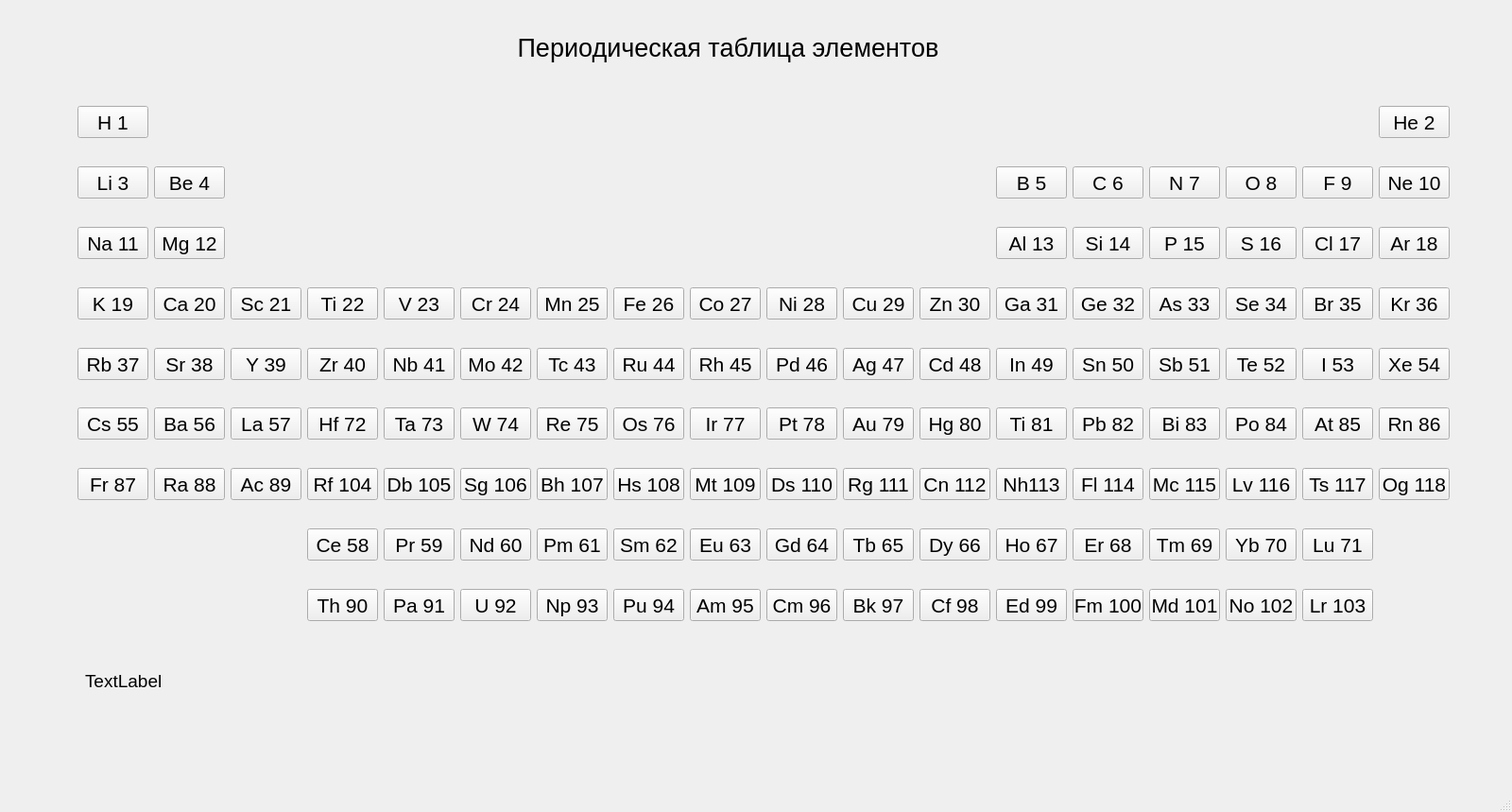
<?xml version="1.0" encoding="UTF-8"?>
<ui version="4.0">
 <class>MainWindow</class>
 <widget class="QMainWindow" name="MainWindow">
  <property name="geometry">
   <rect>
    <x>0</x>
    <y>0</y>
    <width>1600</width>
    <height>859</height>
   </rect>
  </property>
  <property name="windowTitle">
   <string>MainWindow</string>
  </property>
  <widget class="QWidget" name="centralwidget">
   <widget class="QPushButton" name="pushButton">
    <property name="geometry">
     <rect>
      <x>82</x>
      <y>112</y>
      <width>75</width>
      <height>34</height>
     </rect>
    </property>
    <property name="font">
     <font>
      <pointsize>16</pointsize>
     </font>
    </property>
    <property name="text">
     <string>H 1</string>
    </property>
   </widget>
   <widget class="QPushButton" name="pushButton_18">
    <property name="geometry">
     <rect>
      <x>1459</x>
      <y>112</y>
      <width>75</width>
      <height>34</height>
     </rect>
    </property>
    <property name="font">
     <font>
      <pointsize>16</pointsize>
     </font>
    </property>
    <property name="text">
     <string>He 2</string>
    </property>
   </widget>
   <widget class="QLabel" name="label">
    <property name="geometry">
     <rect>
      <x>510</x>
      <y>20</y>
      <width>521</width>
      <height>61</height>
     </rect>
    </property>
    <property name="font">
     <font>
      <pointsize>20</pointsize>
     </font>
    </property>
    <property name="text">
     <string>Периодическая таблица элементов</string>
    </property>
    <property name="alignment">
     <set>Qt::AlignCenter</set>
    </property>
   </widget>
   <widget class="QPushButton" name="pushButton_55">
    <property name="geometry">
     <rect>
      <x>82</x>
      <y>304</y>
      <width>75</width>
      <height>34</height>
     </rect>
    </property>
    <property name="font">
     <font>
      <pointsize>16</pointsize>
     </font>
    </property>
    <property name="text">
     <string>K 19</string>
    </property>
   </widget>
   <widget class="QPushButton" name="pushButton_58">
    <property name="geometry">
     <rect>
      <x>325</x>
      <y>304</y>
      <width>75</width>
      <height>34</height>
     </rect>
    </property>
    <property name="font">
     <font>
      <pointsize>16</pointsize>
     </font>
    </property>
    <property name="text">
     <string>Ti 22</string>
    </property>
   </widget>
   <widget class="QPushButton" name="pushButton_56">
    <property name="geometry">
     <rect>
      <x>163</x>
      <y>304</y>
      <width>75</width>
      <height>34</height>
     </rect>
    </property>
    <property name="font">
     <font>
      <pointsize>16</pointsize>
     </font>
    </property>
    <property name="text">
     <string>Ca 20</string>
    </property>
   </widget>
   <widget class="QPushButton" name="pushButton_57">
    <property name="geometry">
     <rect>
      <x>244</x>
      <y>304</y>
      <width>75</width>
      <height>34</height>
     </rect>
    </property>
    <property name="font">
     <font>
      <pointsize>16</pointsize>
     </font>
    </property>
    <property name="text">
     <string>Sc 21</string>
    </property>
   </widget>
   <widget class="QPushButton" name="pushButton_60">
    <property name="geometry">
     <rect>
      <x>487</x>
      <y>304</y>
      <width>75</width>
      <height>34</height>
     </rect>
    </property>
    <property name="font">
     <font>
      <pointsize>16</pointsize>
     </font>
    </property>
    <property name="text">
     <string>Cr 24</string>
    </property>
   </widget>
   <widget class="QPushButton" name="pushButton_59">
    <property name="geometry">
     <rect>
      <x>406</x>
      <y>304</y>
      <width>75</width>
      <height>34</height>
     </rect>
    </property>
    <property name="font">
     <font>
      <pointsize>16</pointsize>
     </font>
    </property>
    <property name="text">
     <string>V 23</string>
    </property>
   </widget>
   <widget class="QPushButton" name="pushButton_61">
    <property name="geometry">
     <rect>
      <x>568</x>
      <y>304</y>
      <width>75</width>
      <height>34</height>
     </rect>
    </property>
    <property name="font">
     <font>
      <pointsize>16</pointsize>
     </font>
    </property>
    <property name="text">
     <string>Mn 25</string>
    </property>
   </widget>
   <widget class="QPushButton" name="pushButton_62">
    <property name="geometry">
     <rect>
      <x>649</x>
      <y>304</y>
      <width>75</width>
      <height>34</height>
     </rect>
    </property>
    <property name="font">
     <font>
      <pointsize>16</pointsize>
     </font>
    </property>
    <property name="text">
     <string>Fe 26</string>
    </property>
   </widget>
   <widget class="QPushButton" name="pushButton_64">
    <property name="geometry">
     <rect>
      <x>811</x>
      <y>304</y>
      <width>75</width>
      <height>34</height>
     </rect>
    </property>
    <property name="font">
     <font>
      <pointsize>16</pointsize>
     </font>
    </property>
    <property name="text">
     <string>Ni 28</string>
    </property>
   </widget>
   <widget class="QPushButton" name="pushButton_63">
    <property name="geometry">
     <rect>
      <x>730</x>
      <y>304</y>
      <width>75</width>
      <height>34</height>
     </rect>
    </property>
    <property name="font">
     <font>
      <pointsize>16</pointsize>
     </font>
    </property>
    <property name="text">
     <string>Co 27</string>
    </property>
   </widget>
   <widget class="QPushButton" name="pushButton_65">
    <property name="geometry">
     <rect>
      <x>892</x>
      <y>304</y>
      <width>75</width>
      <height>34</height>
     </rect>
    </property>
    <property name="font">
     <font>
      <pointsize>16</pointsize>
     </font>
    </property>
    <property name="text">
     <string>Cu 29</string>
    </property>
   </widget>
   <widget class="QPushButton" name="pushButton_66">
    <property name="geometry">
     <rect>
      <x>973</x>
      <y>304</y>
      <width>75</width>
      <height>34</height>
     </rect>
    </property>
    <property name="font">
     <font>
      <pointsize>16</pointsize>
     </font>
    </property>
    <property name="text">
     <string>Zn 30</string>
    </property>
   </widget>
   <widget class="QPushButton" name="pushButton_67">
    <property name="geometry">
     <rect>
      <x>1054</x>
      <y>304</y>
      <width>75</width>
      <height>34</height>
     </rect>
    </property>
    <property name="font">
     <font>
      <pointsize>16</pointsize>
     </font>
    </property>
    <property name="text">
     <string>Ga 31</string>
    </property>
   </widget>
   <widget class="QPushButton" name="pushButton_68">
    <property name="geometry">
     <rect>
      <x>1135</x>
      <y>304</y>
      <width>75</width>
      <height>34</height>
     </rect>
    </property>
    <property name="font">
     <font>
      <pointsize>16</pointsize>
     </font>
    </property>
    <property name="text">
     <string>Ge 32</string>
    </property>
   </widget>
   <widget class="QPushButton" name="pushButton_69">
    <property name="geometry">
     <rect>
      <x>1216</x>
      <y>304</y>
      <width>75</width>
      <height>34</height>
     </rect>
    </property>
    <property name="font">
     <font>
      <pointsize>16</pointsize>
     </font>
    </property>
    <property name="text">
     <string>As 33</string>
    </property>
   </widget>
   <widget class="QPushButton" name="pushButton_70">
    <property name="geometry">
     <rect>
      <x>1297</x>
      <y>304</y>
      <width>75</width>
      <height>34</height>
     </rect>
    </property>
    <property name="font">
     <font>
      <pointsize>16</pointsize>
     </font>
    </property>
    <property name="text">
     <string>Se 34</string>
    </property>
   </widget>
   <widget class="QPushButton" name="pushButton_71">
    <property name="geometry">
     <rect>
      <x>1378</x>
      <y>304</y>
      <width>75</width>
      <height>34</height>
     </rect>
    </property>
    <property name="font">
     <font>
      <pointsize>16</pointsize>
     </font>
    </property>
    <property name="text">
     <string>Br 35</string>
    </property>
   </widget>
   <widget class="QPushButton" name="pushButton_72">
    <property name="geometry">
     <rect>
      <x>1459</x>
      <y>304</y>
      <width>75</width>
      <height>34</height>
     </rect>
    </property>
    <property name="font">
     <font>
      <pointsize>16</pointsize>
     </font>
    </property>
    <property name="text">
     <string>Kr 36</string>
    </property>
   </widget>
   <widget class="QPushButton" name="pushButton_74">
    <property name="geometry">
     <rect>
      <x>163</x>
      <y>368</y>
      <width>75</width>
      <height>34</height>
     </rect>
    </property>
    <property name="font">
     <font>
      <pointsize>16</pointsize>
     </font>
    </property>
    <property name="text">
     <string>Sr 38</string>
    </property>
   </widget>
   <widget class="QPushButton" name="pushButton_73">
    <property name="geometry">
     <rect>
      <x>82</x>
      <y>368</y>
      <width>75</width>
      <height>34</height>
     </rect>
    </property>
    <property name="font">
     <font>
      <pointsize>16</pointsize>
     </font>
    </property>
    <property name="text">
     <string>Rb 37</string>
    </property>
   </widget>
   <widget class="QPushButton" name="pushButton_76">
    <property name="geometry">
     <rect>
      <x>325</x>
      <y>368</y>
      <width>75</width>
      <height>34</height>
     </rect>
    </property>
    <property name="font">
     <font>
      <pointsize>16</pointsize>
     </font>
    </property>
    <property name="text">
     <string>Zr 40</string>
    </property>
   </widget>
   <widget class="QPushButton" name="pushButton_75">
    <property name="geometry">
     <rect>
      <x>244</x>
      <y>368</y>
      <width>75</width>
      <height>34</height>
     </rect>
    </property>
    <property name="font">
     <font>
      <pointsize>16</pointsize>
     </font>
    </property>
    <property name="text">
     <string>Y 39</string>
    </property>
   </widget>
   <widget class="QPushButton" name="pushButton_78">
    <property name="geometry">
     <rect>
      <x>487</x>
      <y>368</y>
      <width>75</width>
      <height>34</height>
     </rect>
    </property>
    <property name="font">
     <font>
      <pointsize>16</pointsize>
     </font>
    </property>
    <property name="text">
     <string>Mo 42</string>
    </property>
   </widget>
   <widget class="QPushButton" name="pushButton_77">
    <property name="geometry">
     <rect>
      <x>406</x>
      <y>368</y>
      <width>75</width>
      <height>34</height>
     </rect>
    </property>
    <property name="font">
     <font>
      <pointsize>16</pointsize>
     </font>
    </property>
    <property name="text">
     <string>Nb 41</string>
    </property>
   </widget>
   <widget class="QPushButton" name="pushButton_79">
    <property name="geometry">
     <rect>
      <x>568</x>
      <y>368</y>
      <width>75</width>
      <height>34</height>
     </rect>
    </property>
    <property name="font">
     <font>
      <pointsize>16</pointsize>
     </font>
    </property>
    <property name="text">
     <string>Tc 43</string>
    </property>
   </widget>
   <widget class="QPushButton" name="pushButton_81">
    <property name="geometry">
     <rect>
      <x>730</x>
      <y>368</y>
      <width>75</width>
      <height>34</height>
     </rect>
    </property>
    <property name="font">
     <font>
      <pointsize>16</pointsize>
     </font>
    </property>
    <property name="text">
     <string>Rh 45</string>
    </property>
   </widget>
   <widget class="QPushButton" name="pushButton_80">
    <property name="geometry">
     <rect>
      <x>649</x>
      <y>368</y>
      <width>75</width>
      <height>34</height>
     </rect>
    </property>
    <property name="font">
     <font>
      <pointsize>16</pointsize>
     </font>
    </property>
    <property name="text">
     <string>Ru 44</string>
    </property>
   </widget>
   <widget class="QPushButton" name="pushButton_82">
    <property name="geometry">
     <rect>
      <x>811</x>
      <y>368</y>
      <width>75</width>
      <height>34</height>
     </rect>
    </property>
    <property name="font">
     <font>
      <pointsize>16</pointsize>
     </font>
    </property>
    <property name="text">
     <string>Pd 46</string>
    </property>
   </widget>
   <widget class="QPushButton" name="pushButton_83">
    <property name="geometry">
     <rect>
      <x>892</x>
      <y>368</y>
      <width>75</width>
      <height>34</height>
     </rect>
    </property>
    <property name="font">
     <font>
      <pointsize>16</pointsize>
     </font>
    </property>
    <property name="text">
     <string>Ag 47</string>
    </property>
   </widget>
   <widget class="QPushButton" name="pushButton_84">
    <property name="geometry">
     <rect>
      <x>973</x>
      <y>368</y>
      <width>75</width>
      <height>34</height>
     </rect>
    </property>
    <property name="font">
     <font>
      <pointsize>16</pointsize>
     </font>
    </property>
    <property name="text">
     <string>Cd 48</string>
    </property>
   </widget>
   <widget class="QPushButton" name="pushButton_85">
    <property name="geometry">
     <rect>
      <x>1054</x>
      <y>368</y>
      <width>75</width>
      <height>34</height>
     </rect>
    </property>
    <property name="font">
     <font>
      <pointsize>16</pointsize>
     </font>
    </property>
    <property name="text">
     <string>In 49</string>
    </property>
   </widget>
   <widget class="QPushButton" name="pushButton_87">
    <property name="geometry">
     <rect>
      <x>1216</x>
      <y>368</y>
      <width>75</width>
      <height>34</height>
     </rect>
    </property>
    <property name="font">
     <font>
      <pointsize>16</pointsize>
     </font>
    </property>
    <property name="text">
     <string>Sb 51</string>
    </property>
   </widget>
   <widget class="QPushButton" name="pushButton_86">
    <property name="geometry">
     <rect>
      <x>1135</x>
      <y>368</y>
      <width>75</width>
      <height>34</height>
     </rect>
    </property>
    <property name="font">
     <font>
      <pointsize>16</pointsize>
     </font>
    </property>
    <property name="text">
     <string>Sn 50</string>
    </property>
   </widget>
   <widget class="QPushButton" name="pushButton_88">
    <property name="geometry">
     <rect>
      <x>1297</x>
      <y>368</y>
      <width>75</width>
      <height>34</height>
     </rect>
    </property>
    <property name="font">
     <font>
      <pointsize>16</pointsize>
     </font>
    </property>
    <property name="text">
     <string>Te 52</string>
    </property>
   </widget>
   <widget class="QPushButton" name="pushButton_89">
    <property name="geometry">
     <rect>
      <x>1378</x>
      <y>368</y>
      <width>75</width>
      <height>34</height>
     </rect>
    </property>
    <property name="font">
     <font>
      <pointsize>16</pointsize>
     </font>
    </property>
    <property name="text">
     <string>I 53</string>
    </property>
   </widget>
   <widget class="QPushButton" name="pushButton_90">
    <property name="geometry">
     <rect>
      <x>1459</x>
      <y>368</y>
      <width>75</width>
      <height>34</height>
     </rect>
    </property>
    <property name="font">
     <font>
      <pointsize>16</pointsize>
     </font>
    </property>
    <property name="text">
     <string>Xe 54</string>
    </property>
   </widget>
   <widget class="QPushButton" name="pushButton_34">
    <property name="geometry">
     <rect>
      <x>1297</x>
      <y>176</y>
      <width>75</width>
      <height>34</height>
     </rect>
    </property>
    <property name="font">
     <font>
      <pointsize>16</pointsize>
     </font>
    </property>
    <property name="text">
     <string>O 8</string>
    </property>
   </widget>
   <widget class="QPushButton" name="pushButton_35">
    <property name="geometry">
     <rect>
      <x>1378</x>
      <y>176</y>
      <width>75</width>
      <height>34</height>
     </rect>
    </property>
    <property name="font">
     <font>
      <pointsize>16</pointsize>
     </font>
    </property>
    <property name="text">
     <string>F 9</string>
    </property>
   </widget>
   <widget class="QPushButton" name="pushButton_36">
    <property name="geometry">
     <rect>
      <x>1459</x>
      <y>176</y>
      <width>75</width>
      <height>34</height>
     </rect>
    </property>
    <property name="font">
     <font>
      <pointsize>16</pointsize>
     </font>
    </property>
    <property name="text">
     <string>Ne 10</string>
    </property>
   </widget>
   <widget class="QPushButton" name="pushButton_31">
    <property name="geometry">
     <rect>
      <x>1054</x>
      <y>176</y>
      <width>75</width>
      <height>34</height>
     </rect>
    </property>
    <property name="font">
     <font>
      <pointsize>16</pointsize>
     </font>
    </property>
    <property name="text">
     <string>B 5</string>
    </property>
   </widget>
   <widget class="QPushButton" name="pushButton_33">
    <property name="geometry">
     <rect>
      <x>1216</x>
      <y>176</y>
      <width>75</width>
      <height>34</height>
     </rect>
    </property>
    <property name="font">
     <font>
      <pointsize>16</pointsize>
     </font>
    </property>
    <property name="text">
     <string>N 7</string>
    </property>
   </widget>
   <widget class="QPushButton" name="pushButton_32">
    <property name="geometry">
     <rect>
      <x>1135</x>
      <y>176</y>
      <width>75</width>
      <height>34</height>
     </rect>
    </property>
    <property name="font">
     <font>
      <pointsize>16</pointsize>
     </font>
    </property>
    <property name="text">
     <string>C 6</string>
    </property>
   </widget>
   <widget class="QPushButton" name="pushButton_19">
    <property name="geometry">
     <rect>
      <x>82</x>
      <y>176</y>
      <width>75</width>
      <height>34</height>
     </rect>
    </property>
    <property name="font">
     <font>
      <pointsize>16</pointsize>
     </font>
    </property>
    <property name="text">
     <string>Li 3</string>
    </property>
   </widget>
   <widget class="QPushButton" name="pushButton_20">
    <property name="geometry">
     <rect>
      <x>163</x>
      <y>176</y>
      <width>75</width>
      <height>34</height>
     </rect>
    </property>
    <property name="font">
     <font>
      <pointsize>16</pointsize>
     </font>
    </property>
    <property name="text">
     <string>Be 4</string>
    </property>
   </widget>
   <widget class="QPushButton" name="pushButton_91">
    <property name="geometry">
     <rect>
      <x>82</x>
      <y>431</y>
      <width>75</width>
      <height>34</height>
     </rect>
    </property>
    <property name="font">
     <font>
      <pointsize>16</pointsize>
     </font>
    </property>
    <property name="text">
     <string>Cs 55</string>
    </property>
   </widget>
   <widget class="QPushButton" name="pushButton_92">
    <property name="geometry">
     <rect>
      <x>163</x>
      <y>431</y>
      <width>75</width>
      <height>34</height>
     </rect>
    </property>
    <property name="font">
     <font>
      <pointsize>16</pointsize>
     </font>
    </property>
    <property name="text">
     <string>Ba 56</string>
    </property>
   </widget>
   <widget class="QPushButton" name="pushButton_94">
    <property name="geometry">
     <rect>
      <x>325</x>
      <y>431</y>
      <width>75</width>
      <height>34</height>
     </rect>
    </property>
    <property name="font">
     <font>
      <pointsize>16</pointsize>
     </font>
    </property>
    <property name="text">
     <string>Hf 72</string>
    </property>
   </widget>
   <widget class="QPushButton" name="pushButton_93">
    <property name="geometry">
     <rect>
      <x>244</x>
      <y>431</y>
      <width>75</width>
      <height>34</height>
     </rect>
    </property>
    <property name="font">
     <font>
      <pointsize>16</pointsize>
     </font>
    </property>
    <property name="text">
     <string>La 57</string>
    </property>
   </widget>
   <widget class="QPushButton" name="pushButton_95">
    <property name="geometry">
     <rect>
      <x>406</x>
      <y>431</y>
      <width>75</width>
      <height>34</height>
     </rect>
    </property>
    <property name="font">
     <font>
      <pointsize>16</pointsize>
     </font>
    </property>
    <property name="text">
     <string>Ta 73</string>
    </property>
   </widget>
   <widget class="QPushButton" name="pushButton_96">
    <property name="geometry">
     <rect>
      <x>487</x>
      <y>431</y>
      <width>75</width>
      <height>34</height>
     </rect>
    </property>
    <property name="font">
     <font>
      <pointsize>16</pointsize>
     </font>
    </property>
    <property name="text">
     <string>W 74</string>
    </property>
   </widget>
   <widget class="QPushButton" name="pushButton_97">
    <property name="geometry">
     <rect>
      <x>568</x>
      <y>431</y>
      <width>75</width>
      <height>34</height>
     </rect>
    </property>
    <property name="font">
     <font>
      <pointsize>16</pointsize>
     </font>
    </property>
    <property name="text">
     <string>Re 75</string>
    </property>
   </widget>
   <widget class="QPushButton" name="pushButton_99">
    <property name="geometry">
     <rect>
      <x>730</x>
      <y>431</y>
      <width>75</width>
      <height>34</height>
     </rect>
    </property>
    <property name="font">
     <font>
      <pointsize>16</pointsize>
     </font>
    </property>
    <property name="text">
     <string>Ir 77</string>
    </property>
   </widget>
   <widget class="QPushButton" name="pushButton_98">
    <property name="geometry">
     <rect>
      <x>649</x>
      <y>431</y>
      <width>75</width>
      <height>34</height>
     </rect>
    </property>
    <property name="font">
     <font>
      <pointsize>16</pointsize>
     </font>
    </property>
    <property name="text">
     <string>Os 76</string>
    </property>
   </widget>
   <widget class="QPushButton" name="pushButton_100">
    <property name="geometry">
     <rect>
      <x>811</x>
      <y>431</y>
      <width>75</width>
      <height>34</height>
     </rect>
    </property>
    <property name="font">
     <font>
      <pointsize>16</pointsize>
     </font>
    </property>
    <property name="text">
     <string>Pt 78</string>
    </property>
   </widget>
   <widget class="QPushButton" name="pushButton_101">
    <property name="geometry">
     <rect>
      <x>892</x>
      <y>431</y>
      <width>75</width>
      <height>34</height>
     </rect>
    </property>
    <property name="font">
     <font>
      <pointsize>16</pointsize>
     </font>
    </property>
    <property name="text">
     <string>Au 79</string>
    </property>
   </widget>
   <widget class="QPushButton" name="pushButton_102">
    <property name="geometry">
     <rect>
      <x>973</x>
      <y>431</y>
      <width>75</width>
      <height>34</height>
     </rect>
    </property>
    <property name="font">
     <font>
      <pointsize>16</pointsize>
     </font>
    </property>
    <property name="text">
     <string>Hg 80</string>
    </property>
   </widget>
   <widget class="QPushButton" name="pushButton_103">
    <property name="geometry">
     <rect>
      <x>1054</x>
      <y>431</y>
      <width>75</width>
      <height>34</height>
     </rect>
    </property>
    <property name="font">
     <font>
      <pointsize>16</pointsize>
     </font>
    </property>
    <property name="text">
     <string>Ti 81</string>
    </property>
   </widget>
   <widget class="QPushButton" name="pushButton_104">
    <property name="geometry">
     <rect>
      <x>1135</x>
      <y>431</y>
      <width>75</width>
      <height>34</height>
     </rect>
    </property>
    <property name="font">
     <font>
      <pointsize>16</pointsize>
     </font>
    </property>
    <property name="text">
     <string>Pb 82</string>
    </property>
   </widget>
   <widget class="QPushButton" name="pushButton_105">
    <property name="geometry">
     <rect>
      <x>1216</x>
      <y>431</y>
      <width>75</width>
      <height>34</height>
     </rect>
    </property>
    <property name="font">
     <font>
      <pointsize>16</pointsize>
     </font>
    </property>
    <property name="text">
     <string>Bi 83</string>
    </property>
   </widget>
   <widget class="QPushButton" name="pushButton_107">
    <property name="geometry">
     <rect>
      <x>1378</x>
      <y>431</y>
      <width>75</width>
      <height>34</height>
     </rect>
    </property>
    <property name="font">
     <font>
      <pointsize>16</pointsize>
     </font>
    </property>
    <property name="text">
     <string>At 85</string>
    </property>
   </widget>
   <widget class="QPushButton" name="pushButton_106">
    <property name="geometry">
     <rect>
      <x>1297</x>
      <y>431</y>
      <width>75</width>
      <height>34</height>
     </rect>
    </property>
    <property name="font">
     <font>
      <pointsize>16</pointsize>
     </font>
    </property>
    <property name="text">
     <string>Po 84</string>
    </property>
   </widget>
   <widget class="QPushButton" name="pushButton_108">
    <property name="geometry">
     <rect>
      <x>1459</x>
      <y>431</y>
      <width>75</width>
      <height>34</height>
     </rect>
    </property>
    <property name="font">
     <font>
      <pointsize>16</pointsize>
     </font>
    </property>
    <property name="text">
     <string>Rn 86</string>
    </property>
   </widget>
   <widget class="QPushButton" name="pushButton_37">
    <property name="geometry">
     <rect>
      <x>82</x>
      <y>240</y>
      <width>75</width>
      <height>34</height>
     </rect>
    </property>
    <property name="font">
     <font>
      <pointsize>16</pointsize>
     </font>
    </property>
    <property name="text">
     <string>Na 11</string>
    </property>
   </widget>
   <widget class="QPushButton" name="pushButton_38">
    <property name="geometry">
     <rect>
      <x>163</x>
      <y>240</y>
      <width>75</width>
      <height>34</height>
     </rect>
    </property>
    <property name="font">
     <font>
      <pointsize>16</pointsize>
     </font>
    </property>
    <property name="text">
     <string>Mg 12</string>
    </property>
   </widget>
   <widget class="QPushButton" name="pushButton_49">
    <property name="geometry">
     <rect>
      <x>1054</x>
      <y>240</y>
      <width>75</width>
      <height>34</height>
     </rect>
    </property>
    <property name="font">
     <font>
      <pointsize>16</pointsize>
     </font>
    </property>
    <property name="text">
     <string>Al 13</string>
    </property>
   </widget>
   <widget class="QPushButton" name="pushButton_51">
    <property name="geometry">
     <rect>
      <x>1216</x>
      <y>240</y>
      <width>75</width>
      <height>34</height>
     </rect>
    </property>
    <property name="font">
     <font>
      <pointsize>16</pointsize>
     </font>
    </property>
    <property name="text">
     <string>P 15</string>
    </property>
   </widget>
   <widget class="QPushButton" name="pushButton_50">
    <property name="geometry">
     <rect>
      <x>1135</x>
      <y>240</y>
      <width>75</width>
      <height>34</height>
     </rect>
    </property>
    <property name="font">
     <font>
      <pointsize>16</pointsize>
     </font>
    </property>
    <property name="text">
     <string>Si 14</string>
    </property>
   </widget>
   <widget class="QPushButton" name="pushButton_53">
    <property name="geometry">
     <rect>
      <x>1378</x>
      <y>240</y>
      <width>75</width>
      <height>34</height>
     </rect>
    </property>
    <property name="font">
     <font>
      <pointsize>16</pointsize>
     </font>
    </property>
    <property name="text">
     <string>Cl 17</string>
    </property>
   </widget>
   <widget class="QPushButton" name="pushButton_52">
    <property name="geometry">
     <rect>
      <x>1297</x>
      <y>240</y>
      <width>75</width>
      <height>34</height>
     </rect>
    </property>
    <property name="font">
     <font>
      <pointsize>16</pointsize>
     </font>
    </property>
    <property name="text">
     <string>S 16</string>
    </property>
   </widget>
   <widget class="QPushButton" name="pushButton_54">
    <property name="geometry">
     <rect>
      <x>1459</x>
      <y>240</y>
      <width>75</width>
      <height>34</height>
     </rect>
    </property>
    <property name="font">
     <font>
      <pointsize>16</pointsize>
     </font>
    </property>
    <property name="text">
     <string>Ar 18</string>
    </property>
   </widget>
   <widget class="QPushButton" name="pushButton_132">
    <property name="geometry">
     <rect>
      <x>487</x>
      <y>559</y>
      <width>75</width>
      <height>34</height>
     </rect>
    </property>
    <property name="font">
     <font>
      <pointsize>16</pointsize>
     </font>
    </property>
    <property name="text">
     <string>Nd 60</string>
    </property>
   </widget>
   <widget class="QPushButton" name="pushButton_131">
    <property name="geometry">
     <rect>
      <x>406</x>
      <y>559</y>
      <width>75</width>
      <height>34</height>
     </rect>
    </property>
    <property name="font">
     <font>
      <pointsize>16</pointsize>
     </font>
    </property>
    <property name="text">
     <string>Pr 59</string>
    </property>
   </widget>
   <widget class="QPushButton" name="pushButton_134">
    <property name="geometry">
     <rect>
      <x>649</x>
      <y>559</y>
      <width>75</width>
      <height>34</height>
     </rect>
    </property>
    <property name="font">
     <font>
      <pointsize>16</pointsize>
     </font>
    </property>
    <property name="text">
     <string>Sm 62</string>
    </property>
   </widget>
   <widget class="QPushButton" name="pushButton_133">
    <property name="geometry">
     <rect>
      <x>568</x>
      <y>559</y>
      <width>75</width>
      <height>34</height>
     </rect>
    </property>
    <property name="font">
     <font>
      <pointsize>16</pointsize>
     </font>
    </property>
    <property name="text">
     <string>Pm 61</string>
    </property>
   </widget>
   <widget class="QPushButton" name="pushButton_135">
    <property name="geometry">
     <rect>
      <x>730</x>
      <y>559</y>
      <width>75</width>
      <height>34</height>
     </rect>
    </property>
    <property name="font">
     <font>
      <pointsize>16</pointsize>
     </font>
    </property>
    <property name="text">
     <string>Eu 63</string>
    </property>
   </widget>
   <widget class="QPushButton" name="pushButton_136">
    <property name="geometry">
     <rect>
      <x>811</x>
      <y>559</y>
      <width>75</width>
      <height>34</height>
     </rect>
    </property>
    <property name="font">
     <font>
      <pointsize>16</pointsize>
     </font>
    </property>
    <property name="text">
     <string>Gd 64</string>
    </property>
   </widget>
   <widget class="QPushButton" name="pushButton_137">
    <property name="geometry">
     <rect>
      <x>892</x>
      <y>559</y>
      <width>75</width>
      <height>34</height>
     </rect>
    </property>
    <property name="font">
     <font>
      <pointsize>16</pointsize>
     </font>
    </property>
    <property name="text">
     <string>Tb 65</string>
    </property>
   </widget>
   <widget class="QPushButton" name="pushButton_138">
    <property name="geometry">
     <rect>
      <x>973</x>
      <y>559</y>
      <width>75</width>
      <height>34</height>
     </rect>
    </property>
    <property name="font">
     <font>
      <pointsize>16</pointsize>
     </font>
    </property>
    <property name="text">
     <string>Dy 66</string>
    </property>
   </widget>
   <widget class="QPushButton" name="pushButton_140">
    <property name="geometry">
     <rect>
      <x>1135</x>
      <y>559</y>
      <width>75</width>
      <height>34</height>
     </rect>
    </property>
    <property name="font">
     <font>
      <pointsize>16</pointsize>
     </font>
    </property>
    <property name="text">
     <string>Er 68</string>
    </property>
   </widget>
   <widget class="QPushButton" name="pushButton_139">
    <property name="geometry">
     <rect>
      <x>1054</x>
      <y>559</y>
      <width>75</width>
      <height>34</height>
     </rect>
    </property>
    <property name="font">
     <font>
      <pointsize>16</pointsize>
     </font>
    </property>
    <property name="text">
     <string>Ho 67</string>
    </property>
   </widget>
   <widget class="QPushButton" name="pushButton_130">
    <property name="geometry">
     <rect>
      <x>325</x>
      <y>559</y>
      <width>75</width>
      <height>34</height>
     </rect>
    </property>
    <property name="font">
     <font>
      <pointsize>16</pointsize>
     </font>
    </property>
    <property name="text">
     <string>Ce 58</string>
    </property>
   </widget>
   <widget class="QPushButton" name="pushButton_141">
    <property name="geometry">
     <rect>
      <x>1216</x>
      <y>559</y>
      <width>75</width>
      <height>34</height>
     </rect>
    </property>
    <property name="font">
     <font>
      <pointsize>16</pointsize>
     </font>
    </property>
    <property name="text">
     <string>Tm 69</string>
    </property>
   </widget>
   <widget class="QPushButton" name="pushButton_142">
    <property name="geometry">
     <rect>
      <x>1297</x>
      <y>559</y>
      <width>75</width>
      <height>34</height>
     </rect>
    </property>
    <property name="font">
     <font>
      <pointsize>16</pointsize>
     </font>
    </property>
    <property name="text">
     <string>Yb 70</string>
    </property>
   </widget>
   <widget class="QPushButton" name="pushButton_143">
    <property name="geometry">
     <rect>
      <x>1378</x>
      <y>559</y>
      <width>75</width>
      <height>34</height>
     </rect>
    </property>
    <property name="font">
     <font>
      <pointsize>16</pointsize>
     </font>
    </property>
    <property name="text">
     <string>Lu 71</string>
    </property>
   </widget>
   <widget class="QPushButton" name="pushButton_109">
    <property name="geometry">
     <rect>
      <x>82</x>
      <y>495</y>
      <width>75</width>
      <height>34</height>
     </rect>
    </property>
    <property name="font">
     <font>
      <pointsize>16</pointsize>
     </font>
    </property>
    <property name="text">
     <string>Fr 87</string>
    </property>
   </widget>
   <widget class="QPushButton" name="pushButton_110">
    <property name="geometry">
     <rect>
      <x>163</x>
      <y>495</y>
      <width>75</width>
      <height>34</height>
     </rect>
    </property>
    <property name="font">
     <font>
      <pointsize>16</pointsize>
     </font>
    </property>
    <property name="text">
     <string>Ra 88</string>
    </property>
   </widget>
   <widget class="QPushButton" name="pushButton_111">
    <property name="geometry">
     <rect>
      <x>244</x>
      <y>495</y>
      <width>75</width>
      <height>34</height>
     </rect>
    </property>
    <property name="font">
     <font>
      <pointsize>16</pointsize>
     </font>
    </property>
    <property name="text">
     <string>Ac 89</string>
    </property>
   </widget>
   <widget class="QPushButton" name="pushButton_112">
    <property name="geometry">
     <rect>
      <x>325</x>
      <y>495</y>
      <width>75</width>
      <height>34</height>
     </rect>
    </property>
    <property name="font">
     <font>
      <pointsize>16</pointsize>
     </font>
    </property>
    <property name="text">
     <string>Rf 104</string>
    </property>
   </widget>
   <widget class="QPushButton" name="pushButton_113">
    <property name="geometry">
     <rect>
      <x>406</x>
      <y>495</y>
      <width>75</width>
      <height>34</height>
     </rect>
    </property>
    <property name="font">
     <font>
      <pointsize>16</pointsize>
     </font>
    </property>
    <property name="text">
     <string>Db 105</string>
    </property>
   </widget>
   <widget class="QPushButton" name="pushButton_114">
    <property name="geometry">
     <rect>
      <x>487</x>
      <y>495</y>
      <width>75</width>
      <height>34</height>
     </rect>
    </property>
    <property name="font">
     <font>
      <pointsize>16</pointsize>
     </font>
    </property>
    <property name="text">
     <string>Sg 106</string>
    </property>
   </widget>
   <widget class="QPushButton" name="pushButton_116">
    <property name="geometry">
     <rect>
      <x>649</x>
      <y>495</y>
      <width>75</width>
      <height>34</height>
     </rect>
    </property>
    <property name="font">
     <font>
      <pointsize>16</pointsize>
     </font>
    </property>
    <property name="text">
     <string>Hs 108</string>
    </property>
   </widget>
   <widget class="QPushButton" name="pushButton_115">
    <property name="geometry">
     <rect>
      <x>568</x>
      <y>495</y>
      <width>75</width>
      <height>34</height>
     </rect>
    </property>
    <property name="font">
     <font>
      <pointsize>16</pointsize>
     </font>
    </property>
    <property name="text">
     <string>Bh 107</string>
    </property>
   </widget>
   <widget class="QPushButton" name="pushButton_117">
    <property name="geometry">
     <rect>
      <x>730</x>
      <y>495</y>
      <width>75</width>
      <height>34</height>
     </rect>
    </property>
    <property name="font">
     <font>
      <pointsize>16</pointsize>
     </font>
    </property>
    <property name="text">
     <string>Mt 109</string>
    </property>
   </widget>
   <widget class="QPushButton" name="pushButton_119">
    <property name="geometry">
     <rect>
      <x>892</x>
      <y>495</y>
      <width>75</width>
      <height>34</height>
     </rect>
    </property>
    <property name="font">
     <font>
      <pointsize>16</pointsize>
     </font>
    </property>
    <property name="text">
     <string>Rg 111</string>
    </property>
   </widget>
   <widget class="QPushButton" name="pushButton_118">
    <property name="geometry">
     <rect>
      <x>811</x>
      <y>495</y>
      <width>75</width>
      <height>34</height>
     </rect>
    </property>
    <property name="font">
     <font>
      <pointsize>16</pointsize>
     </font>
    </property>
    <property name="text">
     <string>Ds 110</string>
    </property>
   </widget>
   <widget class="QPushButton" name="pushButton_121">
    <property name="geometry">
     <rect>
      <x>1054</x>
      <y>495</y>
      <width>75</width>
      <height>34</height>
     </rect>
    </property>
    <property name="font">
     <font>
      <pointsize>16</pointsize>
     </font>
    </property>
    <property name="text">
     <string>Nh113</string>
    </property>
   </widget>
   <widget class="QPushButton" name="pushButton_120">
    <property name="geometry">
     <rect>
      <x>973</x>
      <y>495</y>
      <width>75</width>
      <height>34</height>
     </rect>
    </property>
    <property name="font">
     <font>
      <pointsize>16</pointsize>
     </font>
    </property>
    <property name="text">
     <string>Cn 112</string>
    </property>
   </widget>
   <widget class="QPushButton" name="pushButton_122">
    <property name="geometry">
     <rect>
      <x>1135</x>
      <y>495</y>
      <width>75</width>
      <height>34</height>
     </rect>
    </property>
    <property name="font">
     <font>
      <pointsize>16</pointsize>
     </font>
    </property>
    <property name="text">
     <string>Fl 114</string>
    </property>
   </widget>
   <widget class="QPushButton" name="pushButton_123">
    <property name="geometry">
     <rect>
      <x>1216</x>
      <y>495</y>
      <width>75</width>
      <height>34</height>
     </rect>
    </property>
    <property name="font">
     <font>
      <pointsize>16</pointsize>
     </font>
    </property>
    <property name="text">
     <string>Mc 115</string>
    </property>
   </widget>
   <widget class="QPushButton" name="pushButton_125">
    <property name="geometry">
     <rect>
      <x>1378</x>
      <y>495</y>
      <width>75</width>
      <height>34</height>
     </rect>
    </property>
    <property name="font">
     <font>
      <pointsize>16</pointsize>
     </font>
    </property>
    <property name="text">
     <string>Ts 117</string>
    </property>
   </widget>
   <widget class="QPushButton" name="pushButton_124">
    <property name="geometry">
     <rect>
      <x>1297</x>
      <y>495</y>
      <width>75</width>
      <height>34</height>
     </rect>
    </property>
    <property name="font">
     <font>
      <pointsize>16</pointsize>
     </font>
    </property>
    <property name="text">
     <string>Lv 116</string>
    </property>
   </widget>
   <widget class="QPushButton" name="pushButton_126">
    <property name="geometry">
     <rect>
      <x>1459</x>
      <y>495</y>
      <width>75</width>
      <height>34</height>
     </rect>
    </property>
    <property name="font">
     <font>
      <pointsize>16</pointsize>
     </font>
    </property>
    <property name="text">
     <string>Og 118</string>
    </property>
   </widget>
   <widget class="QPushButton" name="pushButton_152">
    <property name="geometry">
     <rect>
      <x>649</x>
      <y>623</y>
      <width>75</width>
      <height>34</height>
     </rect>
    </property>
    <property name="font">
     <font>
      <pointsize>16</pointsize>
     </font>
    </property>
    <property name="text">
     <string>Pu 94</string>
    </property>
   </widget>
   <widget class="QPushButton" name="pushButton_153">
    <property name="geometry">
     <rect>
      <x>730</x>
      <y>623</y>
      <width>75</width>
      <height>34</height>
     </rect>
    </property>
    <property name="font">
     <font>
      <pointsize>16</pointsize>
     </font>
    </property>
    <property name="text">
     <string>Am 95</string>
    </property>
   </widget>
   <widget class="QPushButton" name="pushButton_154">
    <property name="geometry">
     <rect>
      <x>811</x>
      <y>623</y>
      <width>75</width>
      <height>34</height>
     </rect>
    </property>
    <property name="font">
     <font>
      <pointsize>16</pointsize>
     </font>
    </property>
    <property name="text">
     <string>Cm 96</string>
    </property>
   </widget>
   <widget class="QPushButton" name="pushButton_155">
    <property name="geometry">
     <rect>
      <x>892</x>
      <y>623</y>
      <width>75</width>
      <height>34</height>
     </rect>
    </property>
    <property name="font">
     <font>
      <pointsize>16</pointsize>
     </font>
    </property>
    <property name="text">
     <string>Bk 97</string>
    </property>
   </widget>
   <widget class="QPushButton" name="pushButton_156">
    <property name="geometry">
     <rect>
      <x>973</x>
      <y>623</y>
      <width>75</width>
      <height>34</height>
     </rect>
    </property>
    <property name="font">
     <font>
      <pointsize>16</pointsize>
     </font>
    </property>
    <property name="text">
     <string>Cf 98</string>
    </property>
   </widget>
   <widget class="QPushButton" name="pushButton_157">
    <property name="geometry">
     <rect>
      <x>1054</x>
      <y>623</y>
      <width>75</width>
      <height>34</height>
     </rect>
    </property>
    <property name="font">
     <font>
      <pointsize>16</pointsize>
     </font>
    </property>
    <property name="text">
     <string>Ed 99</string>
    </property>
   </widget>
   <widget class="QPushButton" name="pushButton_158">
    <property name="geometry">
     <rect>
      <x>1135</x>
      <y>623</y>
      <width>75</width>
      <height>34</height>
     </rect>
    </property>
    <property name="font">
     <font>
      <pointsize>16</pointsize>
     </font>
    </property>
    <property name="text">
     <string>Fm 100</string>
    </property>
   </widget>
   <widget class="QPushButton" name="pushButton_160">
    <property name="geometry">
     <rect>
      <x>1297</x>
      <y>623</y>
      <width>75</width>
      <height>34</height>
     </rect>
    </property>
    <property name="font">
     <font>
      <pointsize>16</pointsize>
     </font>
    </property>
    <property name="text">
     <string>No 102</string>
    </property>
   </widget>
   <widget class="QPushButton" name="pushButton_159">
    <property name="geometry">
     <rect>
      <x>1216</x>
      <y>623</y>
      <width>75</width>
      <height>34</height>
     </rect>
    </property>
    <property name="font">
     <font>
      <pointsize>16</pointsize>
     </font>
    </property>
    <property name="text">
     <string>Md 101</string>
    </property>
   </widget>
   <widget class="QPushButton" name="pushButton_161">
    <property name="geometry">
     <rect>
      <x>1378</x>
      <y>623</y>
      <width>75</width>
      <height>34</height>
     </rect>
    </property>
    <property name="font">
     <font>
      <pointsize>16</pointsize>
     </font>
    </property>
    <property name="text">
     <string>Lr 103</string>
    </property>
   </widget>
   <widget class="QPushButton" name="pushButton_149">
    <property name="geometry">
     <rect>
      <x>406</x>
      <y>623</y>
      <width>75</width>
      <height>34</height>
     </rect>
    </property>
    <property name="font">
     <font>
      <pointsize>16</pointsize>
     </font>
    </property>
    <property name="text">
     <string>Pa 91</string>
    </property>
   </widget>
   <widget class="QPushButton" name="pushButton_148">
    <property name="geometry">
     <rect>
      <x>325</x>
      <y>623</y>
      <width>75</width>
      <height>34</height>
     </rect>
    </property>
    <property name="font">
     <font>
      <pointsize>16</pointsize>
     </font>
    </property>
    <property name="text">
     <string>Th 90</string>
    </property>
   </widget>
   <widget class="QPushButton" name="pushButton_150">
    <property name="geometry">
     <rect>
      <x>487</x>
      <y>623</y>
      <width>75</width>
      <height>34</height>
     </rect>
    </property>
    <property name="font">
     <font>
      <pointsize>16</pointsize>
     </font>
    </property>
    <property name="text">
     <string>U 92</string>
    </property>
   </widget>
   <widget class="QPushButton" name="pushButton_151">
    <property name="geometry">
     <rect>
      <x>568</x>
      <y>623</y>
      <width>75</width>
      <height>34</height>
     </rect>
    </property>
    <property name="font">
     <font>
      <pointsize>16</pointsize>
     </font>
    </property>
    <property name="text">
     <string>Np 93</string>
    </property>
   </widget>
   <widget class="QLabel" name="label_2">
    <property name="geometry">
     <rect>
      <x>90</x>
      <y>700</y>
      <width>1131</width>
      <height>41</height>
     </rect>
    </property>
    <property name="font">
     <font>
      <pointsize>14</pointsize>
     </font>
    </property>
    <property name="text">
     <string>TextLabel</string>
    </property>
   </widget>
  </widget>
  <widget class="QMenuBar" name="menubar">
   <property name="geometry">
    <rect>
     <x>0</x>
     <y>0</y>
     <width>1600</width>
     <height>22</height>
    </rect>
   </property>
  </widget>
  <widget class="QStatusBar" name="statusbar"/>
 </widget>
 <resources/>
 <connections/>
</ui>
